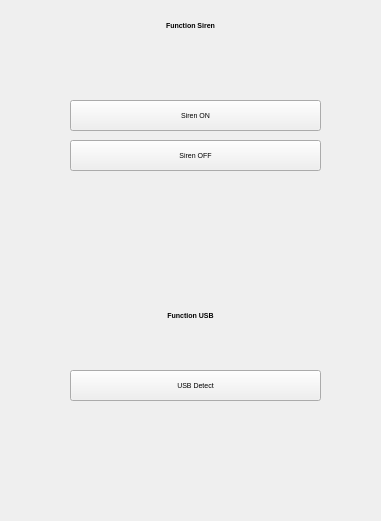
  <widget class="QFrame" name="funcsiren_frame">
   <property name="geometry">
    <rect>
     <x>250</x>
     <y>10</y>
     <width>381</width>
     <height>521</height>
    </rect>
   </property>
   <property name="font">
    <font>
     <pointsize>5</pointsize>
    </font>
   </property>
   <property name="autoFillBackground">
    <bool>true</bool>
   </property>
   <widget class="QPushButton" name="funcsiren_on">
    <property name="geometry">
     <rect>
      <x>70</x>
      <y>100</y>
      <width>251</width>
      <height>31</height>
     </rect>
    </property>
    <property name="font">
     <font>
      <pointsize>5</pointsize>
     </font>
    </property>
    <property name="text">
     <string>Siren ON</string>
    </property>
   </widget>
   <widget class="QLabel" name="label_3">
    <property name="geometry">
     <rect>
      <x>0</x>
      <y>10</y>
      <width>381</width>
      <height>31</height>
     </rect>
    </property>
    <property name="font">
     <font>
      <pointsize>5</pointsize>
      <weight>75</weight>
      <bold>true</bold>
     </font>
    </property>
    <property name="layoutDirection">
     <enum>Qt::LeftToRight</enum>
    </property>
    <property name="text">
     <string>Function Siren</string>
    </property>
    <property name="alignment">
     <set>Qt::AlignCenter</set>
    </property>
   </widget>
   <widget class="QPushButton" name="funcsiren_off">
    <property name="geometry">
     <rect>
      <x>70</x>
      <y>140</y>
      <width>251</width>
      <height>31</height>
     </rect>
    </property>
    <property name="font">
     <font>
      <pointsize>5</pointsize>
     </font>
    </property>
    <property name="text">
     <string>Siren OFF</string>
    </property>
   </widget>
   <widget class="QLabel" name="label_16">
    <property name="geometry">
     <rect>
      <x>0</x>
      <y>300</y>
      <width>381</width>
      <height>31</height>
     </rect>
    </property>
    <property name="font">
     <font>
      <pointsize>5</pointsize>
      <weight>75</weight>
      <bold>true</bold>
     </font>
    </property>
    <property name="layoutDirection">
     <enum>Qt::LeftToRight</enum>
    </property>
    <property name="text">
     <string>Function USB</string>
    </property>
    <property name="alignment">
     <set>Qt::AlignCenter</set>
    </property>
   </widget>
   <widget class="QPushButton" name="funcusb_detect">
    <property name="geometry">
     <rect>
      <x>70</x>
      <y>370</y>
      <width>251</width>
      <height>31</height>
     </rect>
    </property>
    <property name="font">
     <font>
      <pointsize>5</pointsize>
     </font>
    </property>
    <property name="text">
     <string>USB Detect</string>
    </property>
   </widget>
  </widget>
